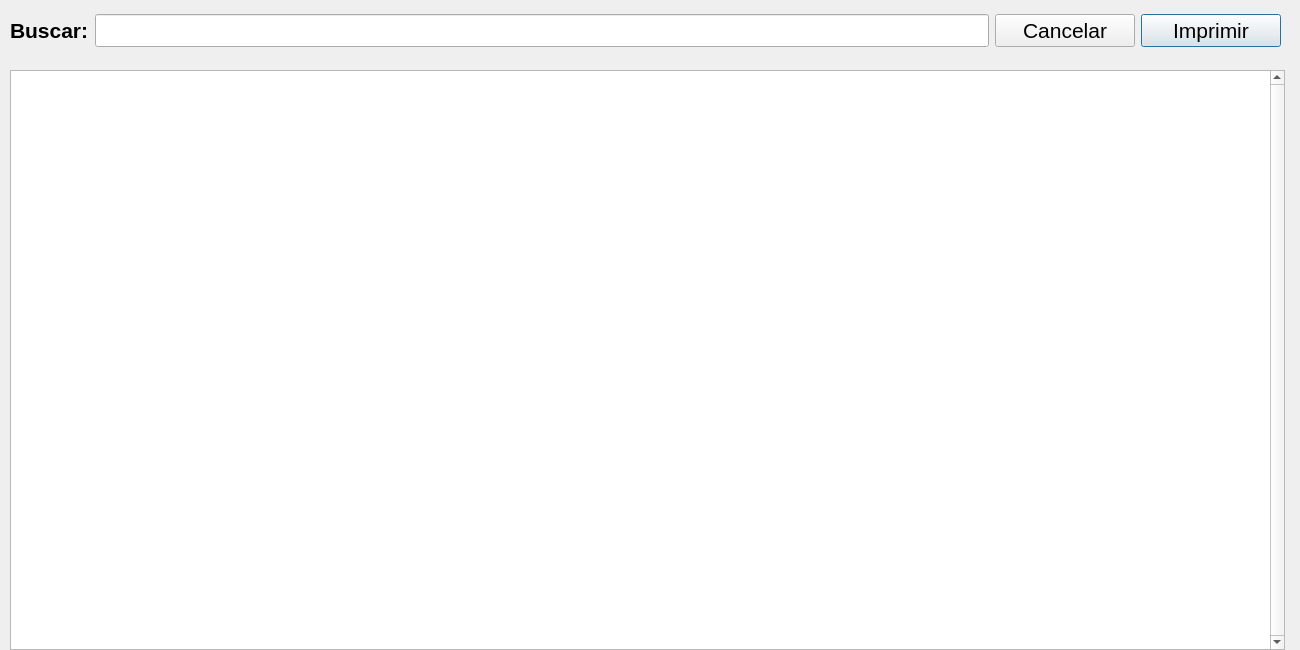
<?xml version="1.0" encoding="UTF-8"?>
<ui version="4.0">
 <class>SocioBuscar</class>
 <widget class="QDialog" name="SocioBuscar">
  <property name="windowModality">
   <enum>Qt::NonModal</enum>
  </property>
  <property name="geometry">
   <rect>
    <x>0</x>
    <y>0</y>
    <width>1300</width>
    <height>650</height>
   </rect>
  </property>
  <property name="sizePolicy">
   <sizepolicy hsizetype="Maximum" vsizetype="Maximum">
    <horstretch>0</horstretch>
    <verstretch>0</verstretch>
   </sizepolicy>
  </property>
  <property name="minimumSize">
   <size>
    <width>700</width>
    <height>500</height>
   </size>
  </property>
  <property name="maximumSize">
   <size>
    <width>1300</width>
    <height>700</height>
   </size>
  </property>
  <property name="contextMenuPolicy">
   <enum>Qt::NoContextMenu</enum>
  </property>
  <property name="windowTitle">
   <string notr="true">Buscar Socio</string>
  </property>
  <property name="windowIcon">
   <iconset resource="Icons.qrc">
    <normaloff>:/icon|s/icons/logoTruck.png</normaloff>:/icon|s/icons/logoTruck.png</iconset>
  </property>
  <property name="toolTip">
   <string notr="true"/>
  </property>
  <property name="statusTip">
   <string notr="true"/>
  </property>
  <property name="whatsThis">
   <string notr="true"/>
  </property>
  <property name="accessibleName">
   <string notr="true"/>
  </property>
  <property name="accessibleDescription">
   <string notr="true"/>
  </property>
  <property name="windowFilePath">
   <string notr="true"/>
  </property>
  <widget class="QTableView" name="tableView">
   <property name="geometry">
    <rect>
     <x>10</x>
     <y>70</y>
     <width>1275</width>
     <height>580</height>
    </rect>
   </property>
   <property name="sizePolicy">
    <sizepolicy hsizetype="Fixed" vsizetype="Fixed">
     <horstretch>0</horstretch>
     <verstretch>0</verstretch>
    </sizepolicy>
   </property>
   <property name="minimumSize">
    <size>
     <width>1275</width>
     <height>500</height>
    </size>
   </property>
   <property name="maximumSize">
    <size>
     <width>1300</width>
     <height>700</height>
    </size>
   </property>
   <property name="font">
    <font>
     <pointsize>16</pointsize>
    </font>
   </property>
   <property name="frameShape">
    <enum>QFrame::StyledPanel</enum>
   </property>
   <property name="frameShadow">
    <enum>QFrame::Plain</enum>
   </property>
   <property name="lineWidth">
    <number>0</number>
   </property>
   <property name="verticalScrollBarPolicy">
    <enum>Qt::ScrollBarAlwaysOn</enum>
   </property>
   <property name="horizontalScrollBarPolicy">
    <enum>Qt::ScrollBarAsNeeded</enum>
   </property>
   <property name="autoScrollMargin">
    <number>25</number>
   </property>
   <property name="editTriggers">
    <set>QAbstractItemView::DoubleClicked|QAbstractItemView::EditKeyPressed</set>
   </property>
   <property name="tabKeyNavigation">
    <bool>false</bool>
   </property>
   <property name="showDropIndicator" stdset="0">
    <bool>false</bool>
   </property>
   <property name="dragDropOverwriteMode">
    <bool>false</bool>
   </property>
   <property name="alternatingRowColors">
    <bool>true</bool>
   </property>
   <property name="selectionMode">
    <enum>QAbstractItemView::SingleSelection</enum>
   </property>
   <property name="selectionBehavior">
    <enum>QAbstractItemView::SelectRows</enum>
   </property>
   <property name="textElideMode">
    <enum>Qt::ElideMiddle</enum>
   </property>
   <property name="wordWrap">
    <bool>false</bool>
   </property>
   <property name="cornerButtonEnabled">
    <bool>false</bool>
   </property>
   <attribute name="horizontalHeaderDefaultSectionSize">
    <number>150</number>
   </attribute>
   <attribute name="horizontalHeaderHighlightSections">
    <bool>false</bool>
   </attribute>
   <attribute name="horizontalHeaderMinimumSectionSize">
    <number>150</number>
   </attribute>
   <attribute name="horizontalHeaderStretchLastSection">
    <bool>false</bool>
   </attribute>
   <attribute name="verticalHeaderVisible">
    <bool>false</bool>
   </attribute>
   <attribute name="verticalHeaderDefaultSectionSize">
    <number>30</number>
   </attribute>
   <attribute name="verticalHeaderHighlightSections">
    <bool>false</bool>
   </attribute>
   <attribute name="verticalHeaderMinimumSectionSize">
    <number>30</number>
   </attribute>
  </widget>
  <widget class="QWidget" name="horizontalLayoutWidget">
   <property name="geometry">
    <rect>
     <x>10</x>
     <y>10</y>
     <width>1271</width>
     <height>41</height>
    </rect>
   </property>
   <layout class="QHBoxLayout" name="horizontalLayout">
    <property name="spacing">
     <number>6</number>
    </property>
    <item>
     <widget class="QLabel" name="label">
      <property name="font">
       <font>
        <pointsize>16</pointsize>
        <weight>75</weight>
        <bold>true</bold>
       </font>
      </property>
      <property name="text">
       <string>Buscar:</string>
      </property>
     </widget>
    </item>
    <item>
     <widget class="QLineEdit" name="lineEditBuscar">
      <property name="font">
       <font>
        <family>Arial</family>
        <pointsize>16</pointsize>
       </font>
      </property>
     </widget>
    </item>
    <item>
     <widget class="QPushButton" name="pushButtonCancelar">
      <property name="minimumSize">
       <size>
        <width>140</width>
        <height>0</height>
       </size>
      </property>
      <property name="font">
       <font>
        <pointsize>16</pointsize>
       </font>
      </property>
      <property name="text">
       <string>Cancelar</string>
      </property>
      <property name="autoDefault">
       <bool>false</bool>
      </property>
      <property name="flat">
       <bool>false</bool>
      </property>
     </widget>
    </item>
    <item>
     <widget class="QPushButton" name="pushButtonImprimir">
      <property name="minimumSize">
       <size>
        <width>140</width>
        <height>0</height>
       </size>
      </property>
      <property name="font">
       <font>
        <pointsize>16</pointsize>
       </font>
      </property>
      <property name="text">
       <string>Imprimir</string>
      </property>
      <property name="autoDefault">
       <bool>true</bool>
      </property>
      <property name="default">
       <bool>true</bool>
      </property>
     </widget>
    </item>
   </layout>
  </widget>
 </widget>
 <resources>
  <include location="Icons.qrc"/>
 </resources>
 <connections/>
</ui>
